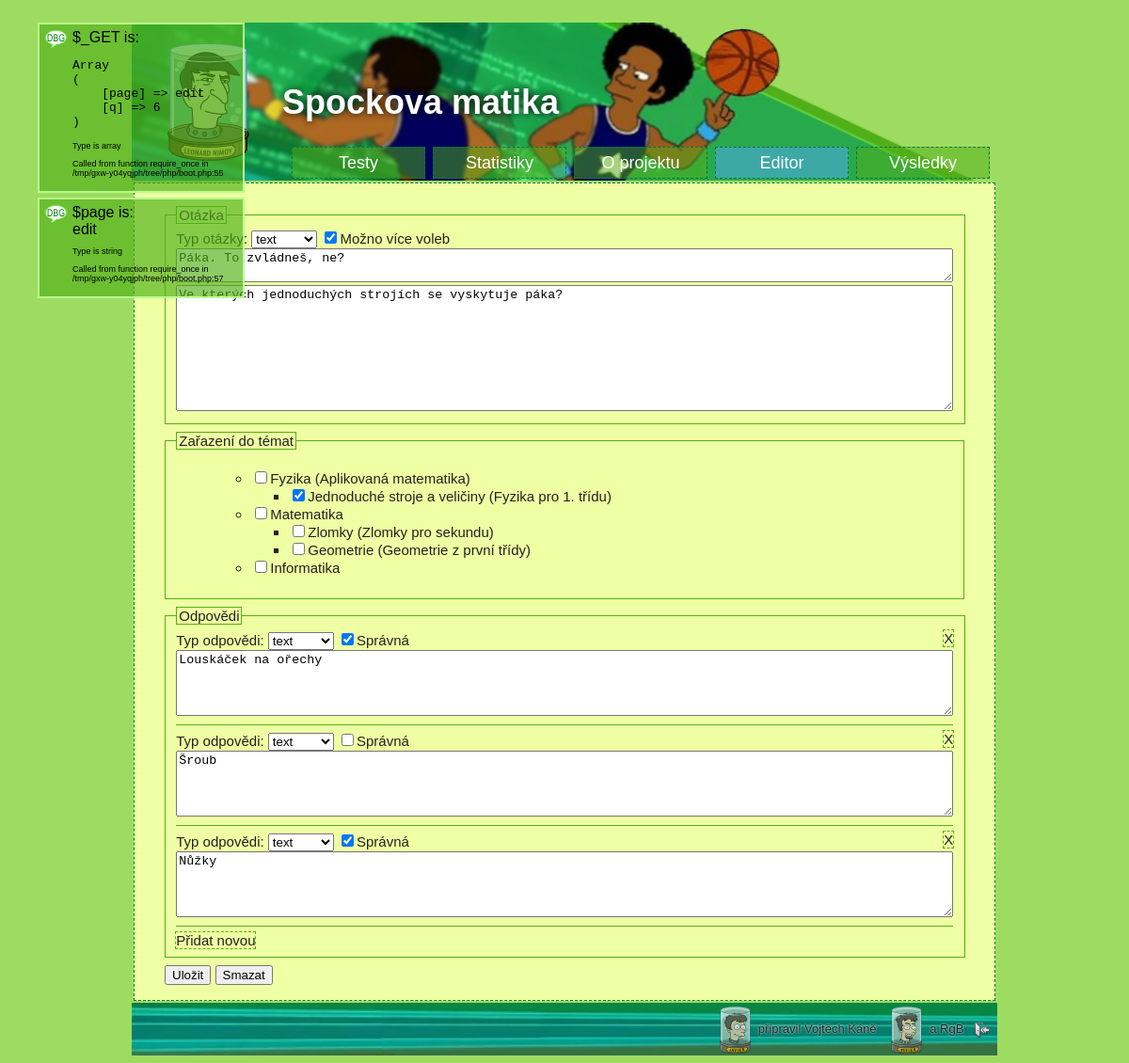
/edit/6 (signed in), run on the app's committed database.
### tables this page shows
CREATE TABLE `otazka` (
  `id` int(11) NOT NULL AUTO_INCREMENT,
  `typ` int(11) NOT NULL COMMENT 'text, cesta k souboru, mathquill',
  `comment` varchar(511) NOT NULL COMMENT 'Spockův komentář k otázce',
  `data` varchar(511) NOT NULL COMMENT 'text nebo obrazek',
  `data2` varchar(511) NOT NULL COMMENT 'text k obrázku nebo mathquill',
  `multi` tinyint(1) NOT NULL DEFAULT '0' COMMENT 'Jestli je to multiselect',
  PRIMARY KEY (`id`)
);

CREATE TABLE `tema` (
  `id` int(11) NOT NULL AUTO_INCREMENT,
  `pid` int(11) DEFAULT NULL COMMENT 'parentId',
  `jmeno` varchar(255) NOT NULL,
  `komentar` varchar(255) NOT NULL,
  PRIMARY KEY (`id`),
  KEY `pid` (`pid`),
  CONSTRAINT `tema_ibfk_1` FOREIGN KEY (`pid`) REFERENCES `tema` (`id`)
);

CREATE TABLE `odpoved` (
  `id` int(11) NOT NULL,
  `fid` int(11) NOT NULL,
  `typ` int(11) NOT NULL,
  `data` varchar(256) NOT NULL COMMENT 'text, soubor nebo mathquill',
  `data2` decimal(16,6) NOT NULL COMMENT 'správná hodnota, pokud typu edit',
  `spravna` tinyint(1) NOT NULL DEFAULT '0',
  PRIMARY KEY (`id`,`fid`),
  KEY `fid` (`fid`),
  CONSTRAINT `odpoved_ibfk_1` FOREIGN KEY (`fid`) REFERENCES `otazka` (`id`) ON DELETE CASCADE
);

### index.php (called while the page is built, shortened)
<?php
require_once PHP_PATH.'render.php';

### php/database.php (called while the page is built, shortened)
<?php
$mysqli = new mysqli("localhost", "root", "", "spockmath");
$mysqli->set_charset('utf8');
function getTemas($qId = 0) {
	global $mysqli;
	$qId = (int)$qId;
	if ($qId > 0)
		$sql = 'SELECT t.*,
(SELECT COUNT(*) FROM `otazka_tema` AS ot WHERE ot.tema_id = t.id) AS usage_count,
EXISTS (SELECT * FROM `otazka_tema` AS ot WHERE ot.tema_id = t.id AND ot.otazka_id = '.$qId.') AS checked
FROM `tema` AS t';
	else
		$sql = 'SELECT t.*,
(SELECT COUNT(*) FROM `otazka_tema` AS ot WHERE ot.tema_id = t.id) AS usage_count
FROM `tema` AS t';
	$retValue = $mysqli->query($sql);
	$tema = array();
	while ($obj = $retValue->fetch_object()) {
		$tema[$obj->id] = $obj;
	}
	return $tema;
}

### page/edit/prepare.php (the view, shortened to what this page needs)
<?php
require PHP_PATH.'spockmath.php';
function renderQInputs($id) {
	global $mysqli, $QT_STR;
	if ($id) {
		$rows = $mysqli->query('SELECT * FROM otazka WHERE id = '.$id);
		$q = $rows->fetch_assoc();
	} else {
		$q = array('id' => 0, 'typ' => 1, 'comment' => '', 'data' => '', 'data2' => '', 'multi' => 0);
	}
	$out = '<fieldset id="otazka"><legend>Otázka</legend>';
	$out .= '<input name="qid" type="hidden" value="'.$id.'" />'.PHP_EOL;
	$out .= '<label for="question-select">Typ otázky: </label><select id="question-select" name="typ" onchange="editorQTypChange(this.value)">';
	foreach($QT_STR as $key => $typ)
		$out .= '<option value="'.$key.'"'.($q['typ']==$key?' selected':'').'>'.$typ.'</option>';
	$out .= '</select>'.PHP_EOL;
	$out .= '<label><input name="multi" type="checkbox" value="multi" '.($q['multi']?'checked ':'').'/>Možno více voleb</label><br />'.PHP_EOL;
	$out .= '<textarea id="spock-comment" placeholder="Spockův komentář k otázce" name="comment">'.$q['comment'].'</textarea>'.PHP_EOL;
	$out .= '<div class="qType'.($q['typ']!=QT_TEXT?' hiddenToBeDeleted':'').'" id="qType-'.QT_TEXT.'">';
	$out .= '<textarea placeholder="Text otázky" name="data">'.($q['typ']==QT_TEXT?$q['data']:'').'</textarea>'.PHP_EOL;
	$out .= '</div>';
	$out .= '<div class="qType'.($q['typ']!=QT_OBR?' hiddenToBeDeleted':'').'" id="qType-'.QT_OBR.'">';
	$out .= '<img src="'.($q['typ']==QT_OBR? makeQuestionThumb($id) : '').'" alt="otázka" />';
	$out .= '<textarea placeholder="Doplňující text (otázka) k obrázku" name="data2">'.($q['typ']==QT_OBR?$q['data2']:'').'</textarea><br />'.PHP_EOL;
	$out .= '<input name="question" type="file" />';
	$out .= '</div>';
	$out .= '<div class="qType'.($q['typ']!=QT_MATH?' hiddenToBeDeleted':'').'" id="qType-'.QT_MATH.'">';
	$out .= '<div><span id="mathQuillizedInput" class="mathquill-editable">'.($q['typ']==QT_MATH?$q['data']:'').'</span><br />'
		.'<a href="https://www.udacity.com/wiki/ma006/mathquill" target="_blank"><img src="'.IMG_PATH.'design/help.png" alt="" />Nápověda a videa s příklady</a></div>'.PHP_EOL;
	$out .= '<textarea placeholder="Doplňující text (otázka) ke vzorci" name="data2">'.($q['typ']==QT_MATH?$q['data2']:'').'</textarea>'.PHP_EOL;
	$out .= '<input id="deMathQuillizedInput" name="data" type="hidden" value="testval" />'.PHP_EOL;
	$out .= '</div>';
	$out .= '</fieldset>';
	return $out;
}
function renderQTemas($id) {
	$out = '<fieldset id="temata"><legend>Zařazení do témat</legend><ul>';
	$out .= renderTemasTree(getTemasTree($id), true);
	return $out.'</fieldset>';
}
function renderAnswer($id, $qid, $typ, $spravna, $data, $data2, $isTemplate = FALSE) {
	global $AT_STR;
	$out = '<div id="odpoved-'.$id.'" class="odpoved"'.($isTemplate?' style="display: none;"':'').'>';
	$out .= '<input id="delete-'.$id.'" name="answer['.$id.'][delete]" type="hidden" value="0" />'.PHP_EOL;
	$out .= '<a class="delete button" onclick="markAForErase(parentNode.id)">X</a>'.PHP_EOL;
	$out .= '<label for="answer-'.$id.'-select">Typ odpovědi: </label><select id="answer-'.$id.'-select" name="answer['.$id.'][typ]" onchange="editorATypChange(parentNode.id, this.value)">';
	foreach($AT_STR as $key => $typeName)
		$out .= '<option value="'.$key.'"'.($typ == $key?' selected':'').'>'.$typeName.'</option>';
	$out .= '</select>'.PHP_EOL;
	$out .= '<label><input name="answer['.$id.'][spravna]" type="checkbox" value="spravna" '.($spravna?'checked ':'').'/>Správná</label>'.PHP_EOL;
	$out .= '<div class="aType typ-'.AT_TEXT.($typ != AT_TEXT?' hiddenToBeDeleted':'').'">';
	$out .= '<textarea name="answer['.$id.'][data]" placeholder="Text odpovědi">'.($typ == AT_TEXT?$data:'').'</textarea>'.PHP_EOL;
	$out .= '</div>';
	$out .= '<div class="aType typ-'.AT_OBR.($typ != AT_OBR?' hiddenToBeDeleted':'').'">';
	$out .= '<img src="'.($typ == AT_OBR? makeAnswerThumb($qid, $id) : '').'" alt="odpověď" />';
	$out .= '<input name="answer['.$id.']" type="file" />';
	$out .= '</div>';
	$out .= '<div class="aType typ-'.AT_MATH.($typ != AT_MATH?' hiddenToBeDeleted':'').'">';
	$out .= '<span id="mathQuillizedInput-'.$id.'" class="mathquill-editable">'.($typ == AT_MATH?$data:'').'</span>'.PHP_EOL;
	$out .= '<input id="deMathQuillizedInput-'.$id.'" name="answer['.$id.'][data]" type="hidden" value="" />'.PHP_EOL;
	$out .= '</div>';
	$out .= '<div class="aType typ-'.AT_EDIT.($typ != AT_EDIT?' hiddenToBeDeleted':'').'">';
	$out .= '<textarea class="at-edit-text" name="answer['.$id.'][data]" placeholder="Text k číselné odpovědi">'.$data.'</textarea>'.PHP_EOL;
	$out .= '<textarea class="decimalTextBox" name="answer['.$id.'][data2]" placeholder="Hodnota uznaná za správnou">'.$data2.'</textarea>'.PHP_EOL;
	$out .= '</div>';
	$out .= '</div>';
	return $out;
}
function renderAnswers($id) {
	global $mysqli;
	$sql = 'SELECT a.*, (SELECT COUNT(*) FROM `inst_odpoved` AS ia WHERE ia.aid = a.id) AS pocet_pouziti FROM `odpoved` AS a WHERE a.fid = '.$id;
	$rows = $mysqli->query($sql);
	$out = '<fieldset id="odpovedi"><legend>Odpovědi</legend>';
	$maxId = 0;
	while($a = $rows->fetch_object()) {
		$out .= renderAnswer($a->id, $id, $a->typ, $a->spravna, $a->data, $a->data2);
		if ($maxId < $a->id)
			$maxId = $a->id;
	}
	$out .= renderAnswer('NEXT_ID', $id, AT_TEXT, FALSE, "", "", TRUE);
	$out .= '<div>';
	$out .= '<a class="button" onclick="editorAddA()">Přidat novou</a>'.PHP_EOL;
	$out .= '</div>';
	$out .= '<input type="hidden" name="nextId" value="'.($maxId + 1).'" />'.PHP_EOL;
	$out .= '</fieldset>';
	return $out;
}
function renderQEdit($id) {
	$out = '<form method="post" enctype="multipart/form-data">'.PHP_EOL;
	$out .= renderQInputs($id);
	$out .= renderQTemas($id);
	$out .= renderAnswers($id);
	$out .= '<input type="submit" name="save" value="Uložit" onclick="prepareForSubmit();" /> ';
	$out .= '<input type="button" name="delete" value="Smazat" onclick="if (confirm(\'Opravdu chete smazat otázku? (Tato akce nemůže být vrácena zpět)\')) {$(this).after(\'<input type=&quot;hidden&quot; name=&quot;delete&quot; value=&quot;1&quot; />\'); submit();}" />';
	$out .= '</form>'.PHP_EOL;
	return $out;
}

### php/spockmath.php (shortened to what this page needs)
<?php
$QT_STR = array(1 => 'text', 2 => 'obrázek', 3 => 'vzorec');
$AT_STR = array(1 => 'text', 2 => 'obrázek', 3 => 'vzorec', 4 => 'ruční');
function getTemasTree($id = 0) {
	$buffer = getTemas($id);
	$tree = array();
	$map = array();
	while (count($buffer)) {
		foreach ($buffer as $id => $tema) {
			$map[$tema->id] = $tema;
			if (!$tema->pid) {
				$tree[] = $tema;
				unset($buffer[$id]);
			}
			elseif (isset($map[$tema->pid])) {
				$map[$tema->pid]->childs[] = $tema;
				unset($buffer[$id]);
			}
		}
	}
	return $tree;
}
function renderTemasTree($tree, $teacher_hints){
	$out = '<ul>';
	foreach ($tree as $node) {
		$checked = (isset($node->checked) && $node->checked) ? 'checked="checked" ' : '';
		$out .= '<li>';
		$text = htmlspecialchars($node->jmeno . (empty($node->komentar)?'':' ('.$node->komentar.')'));
		if ($teacher_hints || (!$teacher_hints && empty($node->childs))) {
			$extra = empty($node->childs)?'':' class="teacher-forbidden" title="Témata s podtématy nebude možné vybrat!"';
	        $out .= '<label'.$extra.'><input type="checkbox" name="tema['.$node->id.']" '.$checked.'/>'.$text.'</label>';
		}
		else {
	        $out .= $text;
		}
		if (!empty($node->childs))
			$out .= renderTemasTree($node->childs, $teacher_hints);
		$out .= '</li>';
	}
	return $out.'</ul>';
}

### css/style.css (style rules this page uses)
body { color: #222; background-color: #9EDC61; font-family: Tahoma, sans-serif; }
a { text-decoration: none; color: inherit; }

### css/edit.css (style rules this page uses)
a.button { display: inline-block; outline: 1px dashed #51B018; }
a.delete { float: right; }
#content fieldset { border: 1px solid #51B018; margin: 8px 0; }
#content legend { border: 1px solid #51B018; }
#spock-comment { width: 820px; }
.qType textarea { min-height: 128px; }
#qType-1 textarea { width: 820px; }
.odpoved textarea { min-height: 64px; }
.odpoved .typ-1 textarea { width: 820px; }
#odpovedi > div { clear: right; }
.odpoved { border-bottom: 1px solid #51B018; margin-bottom: 6px; padding-bottom: 6px; }

### data on the page
otazka: typ "text", multi "☑", comment "Páka. To zvládneš, ne?", data "Ve kterých jednoduchých strojích se vyskytuje páka?"
tema: text "Fyzika (Aplikovaná matematika)"
tema: text "Jednoduché stroje a veličiny (Fyzika pro 1. třídu)"
tema: jmeno "Matematika"
tema: text "Zlomky (Zlomky pro sekundu)"
tema: text "Geometrie (Geometrie z první třídy)"
tema: jmeno "Informatika"
odpoved: typ+id "text", spravna "☑", id+typ+data "Louskáček na ořechy"
odpoved: typ+id "text", id+typ+data "Šroub"
odpoved: typ+id "text", spravna "☑", id+typ+data "Nůžky"

### other printed values
$item "Testy"
$item "Statistiky"
$item "O projektu"
$item "Editor"
$item "Výsledky"
$msg->caption "$_GET is:"
print_r($msg, 1) "Array ( [page] => edit [q] => 6 )"
gettype($msg) "array"
$calledFrom[0]['line'] "55"
$msg->caption "$page is:"
$msg->text "edit"
gettype($msg) "string"
$calledFrom[0]['line'] "57"
